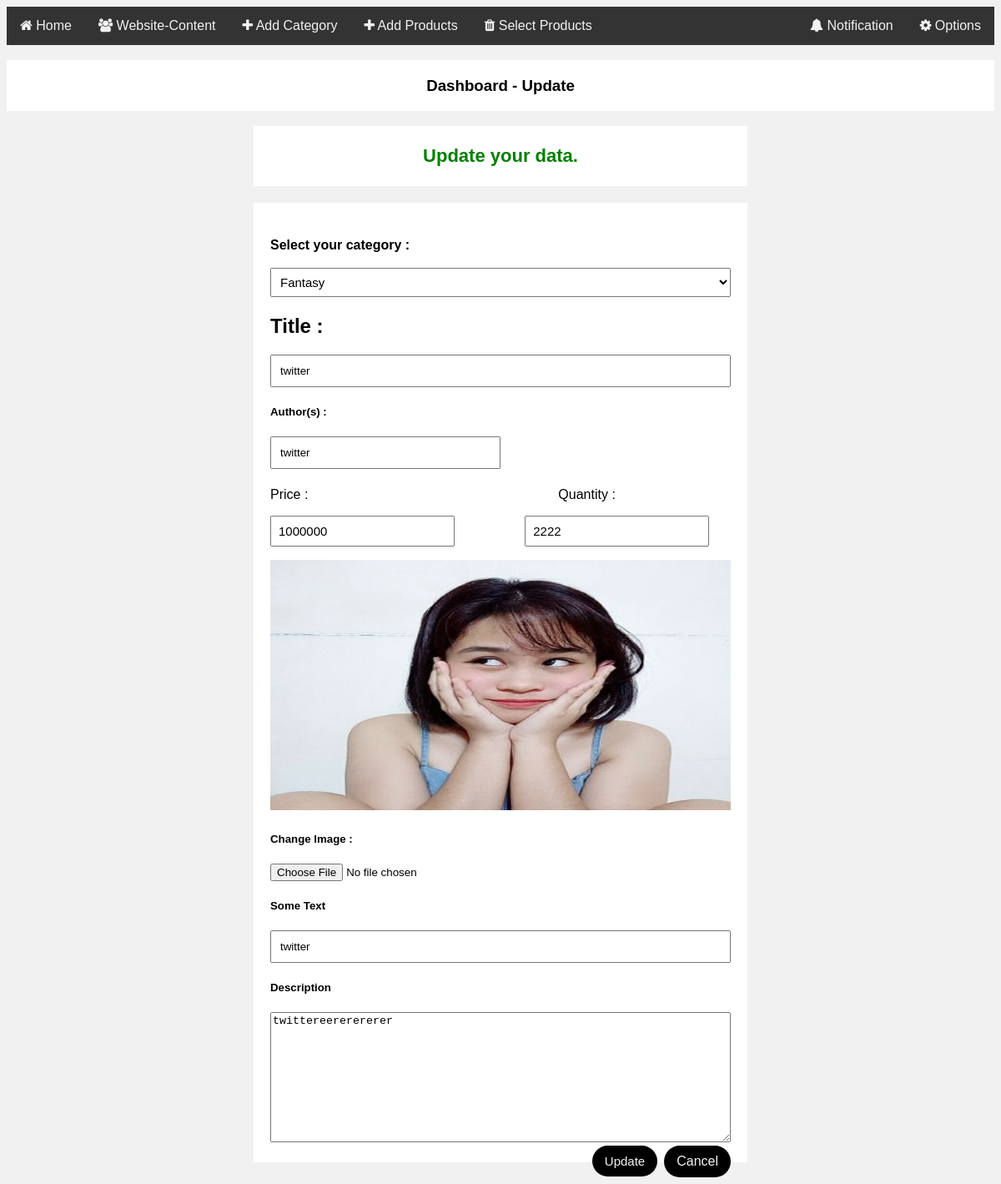
Before: /admin/edit.php?id=128 with the older database file.
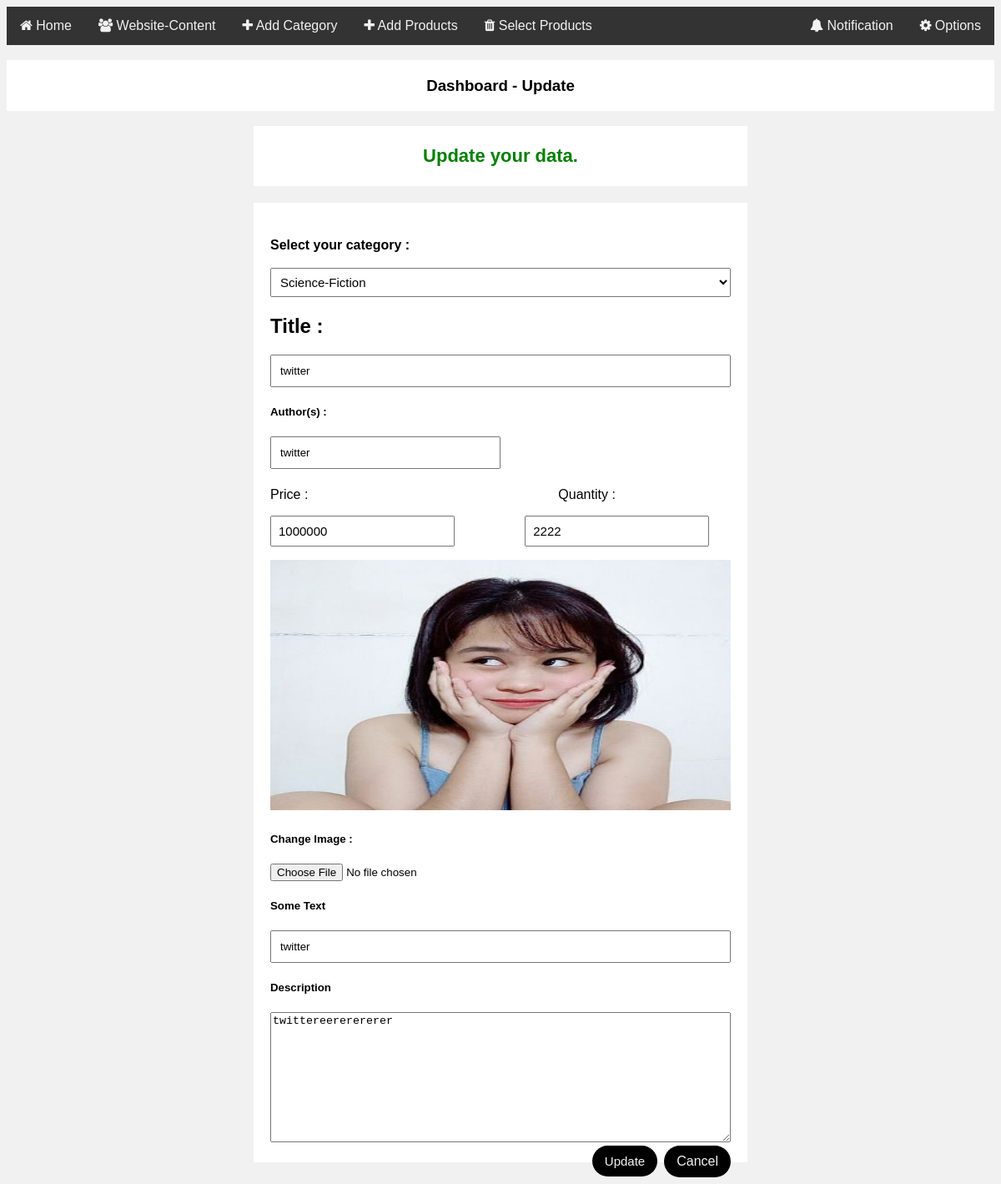
After: the same page with the newer database file.
### tables this page shows
CREATE TABLE `tbl_stack` (
  `id` int(11) NOT NULL,
  `title` varchar(50) DEFAULT NULL,
  `category` varchar(255) NOT NULL,
  `price` int(20) NOT NULL,
  `quantity` int(20) NOT NULL,
  `title_desc` varchar(50) DEFAULT NULL,
  `image` varchar(255) NOT NULL,
  `some_text` varchar(50) DEFAULT NULL,
  `description` text,
  `date_created` datetime NOT NULL DEFAULT CURRENT_TIMESTAMP
);

### api/dbh.php (called while the page is built, shortened)
<?php
class dbh {
    public function __construct() {
        $this->servername = HOST;
        $this->username = USER;
        $this->password = PASS;
        $this->dbname = DBNAME;
        $this->conn = mysqli_connect($this->servername,$this->username,$this->password,$this->dbname);
    }
}
?>

### config.php (called while the page is built, shortened)
<?php
include API.'dbh.php';
include API.'viewUser.php';
$viewUser = new ViewUser;
?>

### api/viewUser.php (called while the page is built, shortened)
<?php
class ViewUser extends User {
    public function get_data($get_table) {
        $query = "SELECT * FROM ".$get_table." ORDER BY id DESC";
        $res = mysqli_query($this->conn,$query);
        return $res;
    }
    public function rows($query) {
        $res = mysqli_query($this->conn, $query);
        $rows = $res->num_rows;
        if ($rows > 0) {
            return true;
        }
        else {
            return mysqli_error($this->conn);
        }
    }
    public function select_where($table_name, $where_condition)
      {
           $condition = '';
           $array = array();
           foreach($where_condition as $key => $value)
           {
                $condition .= $key . " = '".$value."' AND ";
           }
           $condition = substr($condition, 0, -5);
           $query = "SELECT * FROM ".$table_name." WHERE " . $condition;
           $result = mysqli_query($this->conn, $query);
           while($row = mysqli_fetch_array($result))
           {
                $array[] = $row;
           }
           return $array;
      }
}
?>

### admin/edit.php (the view, shortened to what this page needs)
<?php
include '../config.php';
$table = "tbl_stack";
$id = array(
    'id' => $_GET['id']
);
$res = $viewUser->select_where($table, $id);
foreach ($res as $data) {
    $title = $data['title'];
    $title_desc = $data['title_desc'];
    $some_text = $data['some_text'];
    $desc = $data['description'];
    $image = $data['image'];
    $category = $data['category'];
    $price = $data['price'];
    $quantity = $data['quantity'];
}
?>
<!DOCTYPE html>
<html>
<head>
    <link rel="stylesheet" type="text/css" media="screen" href="../css/admin_main.css" />
    <link rel="stylesheet" type="text/css" media="screen" href="../css/carousel.css" />
    <link rel="stylesheet" type="text/css" media="screen" href="../css/admin.css" />
    <link rel="stylesheet" href="https://cdnjs.cloudflare.com/ajax/libs/font-awesome/4.7.0/css/font-awesome.min.css">
</head>
<body>
<?php
include '../require/admin_navbar.php';
?>
<div class="header">
  <h3>Dashboard - Update</h3>
</div>
<div class="row">
  <div class="homecolumn create">
  <br>
  <div class="header">
  <h3 class="header-info" style="color:green">Update your data.</h3>
  </div>
    <div class="item">
    <form action="" method="post">
      <h4>Select your category : <br><br>
        <select type="text" value="" name="cat">
          <option><?php echo $category == "Select category" ? 'None' : $category ; ?></option>
        </select>
      </h4>
      <h2>Title :</h2>
      <h2><input type="text" name="title" value="<?php echo $title; ?>"></h2>
      <h5>Author(s) :</h5>
      <h5><input type="text" name="titledesc" style="width:50%;" value="<?php echo $title_desc; ?>"></h5>
    <?php
    $query = "SELECT * FROM tbl_ecommerce_config WHERE activated = '1'";
    $true = $viewUser->rows($query);
    if ($true) {
    ?>
      <p><span style="margin-right:300px;">Price :</span><span>Quantity :</span></p>
      <p>
        <input type="number" value="<?php echo $price; ?>" name="price" style="width:40%;padding:8px;font-size:15px;margin-right:80px;" id="title_desc" required>
        <input type="number" value="<?php echo $quantity; ?>" name="quantity" style="width:40%;padding:8px;font-size:15px;" id="title_desc" required>
      </p>
    <?php } ?>
      <?php
        if (empty($image)) {
          echo '<div class="fakeimg" style="height:300px;"></div>';
        }
        else {
          echo '<img style="width:100%;height:300px;" src="../'.$image.'">';
        }
      ?>
      <br>
      <h5>Change Image :</h5>
      <input type="file" name="image">
      <h5>Some Text</h5>
      <input type="text" name="sometext" value="<?php echo $some_text; ?>">
      <h5>Description</h5>
      <textarea style="height:100%; width:100%"  rows="10" cols="60" name="desc"><?php echo $desc; ?></textarea>
      <a href="<?php echo ADMIN_URL;?>index.php" style="float:right;" name="cancel">Cancel</a>
      <input class="submit" type="submit" style="float:right" name="update" value="Update">
    </form>
    </div>
  </div>
</body>
</html>

Changed rows visible on the page:
changed tbl_stack "twitter": cat "Fantasy" → "Science-Fiction"
